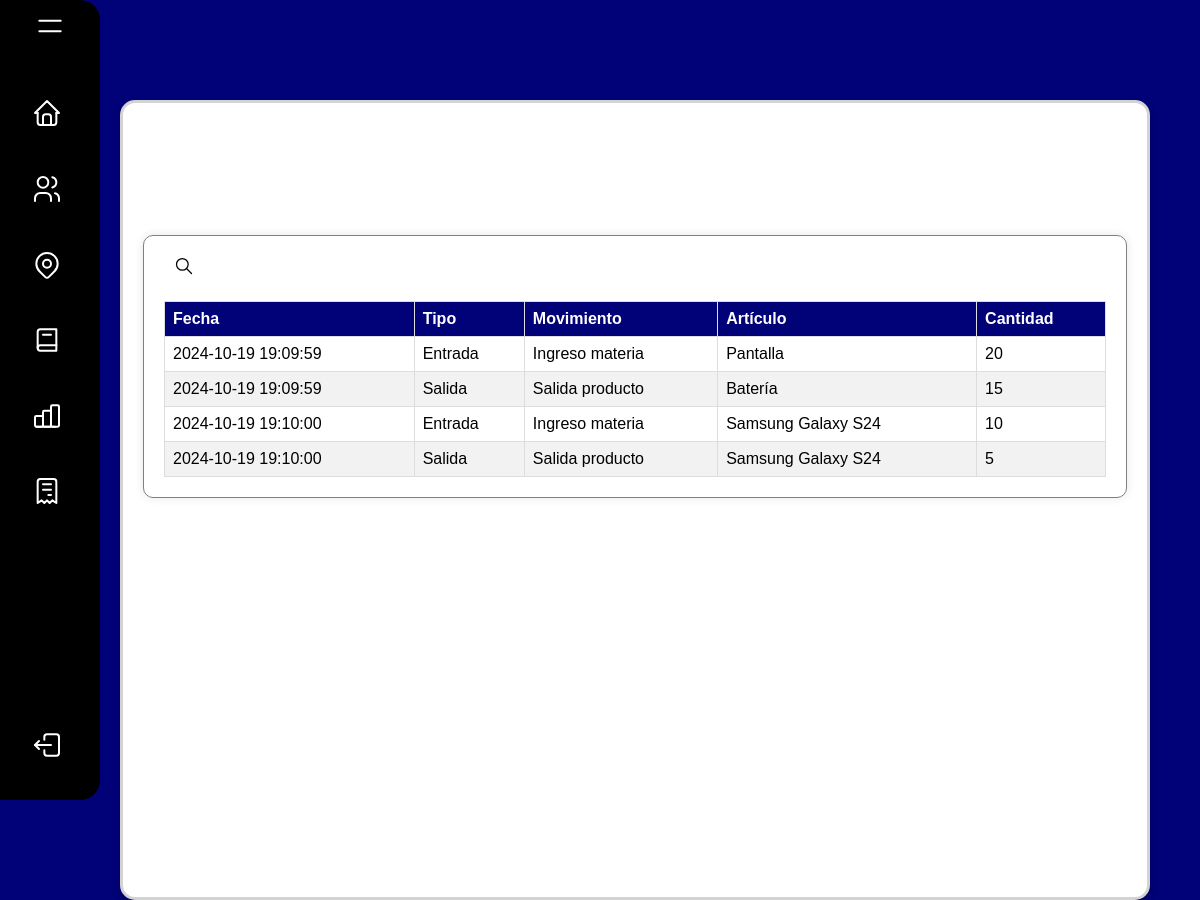
/html/activity.php, run on the app's committed database.
### tables this page shows
CREATE TABLE `MOVIMIENTO` (
  `codigo` varchar(5) NOT NULL,
  `descripcion` varchar(16) NOT NULL,
  `cantidad` int NOT NULL,
  `tipo_movimiento` varchar(3) DEFAULT NULL,
  `verificacion` int DEFAULT NULL
);

CREATE TABLE `MOVIMIENTO_MATERIA` (
  `num` int NOT NULL,
  `fecha` datetime NOT NULL,
  `cantidad` int NOT NULL,
  `movimiento` varchar(5) NOT NULL,
  `materia_prima` varchar(8) NOT NULL
);

CREATE TABLE `TIPO_MOVIMIENTO` (
  `codigo` varchar(3) NOT NULL,
  `descripcion` varchar(16) NOT NULL
);

CREATE TABLE `MATERIA_PRIMA` (
  `codigo` varchar(8) NOT NULL,
  `nombre` varchar(32) NOT NULL,
  `descripcion` varchar(256) NOT NULL,
  `costo` decimal(10,2) NOT NULL,
  `ancho` decimal(10,2) NOT NULL,
  `largo` decimal(10,2) NOT NULL,
  `alto` decimal(10,2) NOT NULL,
  `peso` decimal(10,2) NOT NULL,
  `volumen` decimal(10,2) NOT NULL,
  `stock` int NOT NULL
);

CREATE TABLE `MOVIMIENTO_PROD` (
  `num` int NOT NULL,
  `fecha` datetime NOT NULL,
  `cantidad` int NOT NULL,
  `movimiento` varchar(5) NOT NULL,
  `prod_terminado` varchar(8) NOT NULL
);

CREATE TABLE `PROD_TERMINADO` (
  `codigo` varchar(8) NOT NULL,
  `nombre` varchar(32) NOT NULL,
  `descripcion` varchar(256) NOT NULL,
  `costoNeto` decimal(10,2) NOT NULL,
  `ancho` decimal(10,2) NOT NULL,
  `largo` decimal(10,2) NOT NULL,
  `alto` decimal(10,2) NOT NULL,
  `peso` decimal(10,2) NOT NULL,
  `volumen` decimal(10,2) NOT NULL,
  `stock` int NOT NULL
);

### php/selectActivity.php (called while the page is built, shortened)
<?php
    $db = connectdb();
    $queryM = "SELECT fecha, tm.descripcion AS tipo, m.descripcion AS movimiento, mp.nombre AS articulo, mm.cantidad AS cantidad FROM MOVIMIENTO AS m INNER JOIN MOVIMIENTO_MATERIA AS mm  ON mm.movimiento = m.codigo INNER JOIN TIPO_MOVIMIENTO AS tm ON m.tipo_movimiento = tm.codigo INNER JOIN MATERIA_PRIMA AS mp ON mm.materia_prima = mp.codigo";
    $responseM = mysqli_query($db, $queryM);
    $queryP = "SELECT fecha, tm.descripcion AS tipo, m.descripcion AS movimiento, pt.nombre AS articulo, mp.cantidad AS cantidad FROM MOVIMIENTO AS m INNER JOIN MOVIMIENTO_PROD AS mp ON mp.movimiento = m.codigo INNER JOIN TIPO_MOVIMIENTO AS tm ON m.tipo_movimiento = tm.codigo INNER JOIN PROD_TERMINADO AS pt ON mp.prod_terminado = pt.codigo";
    $responseP = mysqli_query($db, $queryP);
?>

### html/activity.php (the view, shortened to what this page needs)
<!DOCTYPE html>
<html lang="en">
<head>
    <link rel="stylesheet" href="../css/sidebar.css">
    <link rel="stylesheet" href="../css/loading.css">
    <link rel="stylesheet" href="../css/activity.css">
    <link rel="stylesheet" href="../css/colors.css">
</head>
<body>
    <nav class="sidebar">
        <div class="logo">
            <i id="btn" class="fa-solid fa-bars">
            </i>
        </div>
        <ul class="nav-links">
            <li>
                <a href="adminMain.html">
                    <i class="fa-solid fa-house"></i>
                </a>
            </li>
            <li>
                <a href="users.html" id="linkUsers">
                    <i></i>
                </a>
            </li>
            <li>
                <a href="areas.html" id="linkUsers">
                    <i>
                      </i>
                </a>
            </li>
            <li>
                <a href="applications.html">
                    <i></i>
                </a>
            </li>
            <li>
                <a href="analysis.html">
                    <i></i>
                </a>
            </li>
            <li>
                <a href="receipts.html">
                    <i></i>
                </a>
            </li>
            <li class="logout">
                <a href="login.html">
                    <i></i>
                </a>
            </li>
        </ul>
    </nav>
    <div class="content">
        <div class="wrapper">
            <h1 class="tittle">Activity Tracking</h1>
                <div class="activity">
                    <form action="">
                            <div class="search-container">
                                    <span id="search-icon" class="icon-search"></span>
                            </div>
                            <table>
                                <thead>
                                    <tr>
                                        <th>Fecha</th>
                                        <th>Tipo</th>
                                        <th>Movimiento</th>
                                        <th>Artículo</th>
                                        <th>Cantidad</th>
                                    </tr>
                                </thead>
                                <tbody id="activityTableBody">
                                    <?php
                                        include "../php/selectActivity.php";
                                        while($row = mysqli_fetch_assoc($responseM)) {?>
                                        <tr>
                                            <td><?php echo $row["fecha"] ?></td>
                                            <td><?php echo $row["tipo"] ?></td>
                                            <td><?php echo $row["movimiento"] ?></td>
                                            <td><?php echo $row["articulo"] ?></td>
                                            <td><?php echo $row["cantidad"] ?></td>
                                        </tr>
                                    <?php } ?>
                                    <?php
                                        while($row = mysqli_fetch_assoc($responseP)) {?>
                                        <tr>
                                            <td><?php echo $row["fecha"] ?></td>
                                            <td><?php echo $row["tipo"] ?></td>
                                            <td><?php echo $row["movimiento"] ?></td>
                                            <td><?php echo $row["articulo"] ?></td>
                                            <td><?php echo $row["cantidad"] ?></td>
                                        </tr>
                                    <?php } ?>
                                </tbody>
                            </table>
                    </form>
                </div>
            </div>
    </div>
</body>
</html>

### css/sidebar.css (style rules this page uses)
:root { --blk: #000000; --whi: #ffffff; --gold: #ffc107; --do: #ff9800; --dg: #333333; }
* { padding: 0; margin: 0; box-sizing: border-box; font-family: Arial, Helvetica, sans-serif; }
.sidebar { background-color: var(--blk); position: absolute; top: 0; left: 0; width: 100px; height: 100vh; transition: all .3s ease; padding: 0.6rem 0.8rem; display: flex; flex-direction: column; align-items: center; border-top-right-radius: 20px; border-bottom-right-radius: 20px; z-index: 2; }
#btn { color: #fff; font-size: 24px; transition: all .5s ease; cursor: pointer; }
.nav-links { position: relative; margin-top: 2em; width: 100%; display: flex; flex-direction: column; align-items: center; flex-grow: 1; }
.nav-links li.logout { margin-top: auto; margin-bottom: 1em; }
.nav-links li { position: relative; height: 50px; list-style-type: none; margin: 0.8em auto; width: 90%; }
.nav-links li a { border-radius: 15px; height: 100%; width: 100%; color: white; display: flex; align-items: center; text-decoration: none; padding: 10px; }
.nav-links li a i { min-width: 40px; text-align: center; height: 40px; border-radius: 12px; line-height: 40px; margin-right: 10px; }
.content { transition: margin-left 0.3s ease; margin-left: 120px; margin-right: 10px; width: calc(100% - 170px); height: 800px; background-color: #ffffff; border: 3px solid #d3d3d3; border-radius: 15px; box-shadow: 0 4px 8px rgba(0, 0, 0, 0.2); padding: 20px; margin-top: 100px; position: relative; z-index: 2; }

### css/activity.css (style rules this page uses)
body { background-color: rgb(2, 2, 120); }
.wrapper { margin-top: 50px; text-align: center; align-items: center; justify-content: center; }
.tittle { color: white; font-size: 36px; margin-bottom: 20px; }
.activity { border: 1px solid gray; width: 80%; max-width: 1200px; height: auto; margin: 0 auto; padding: 20px; background-color: rgba(255, 255, 255, 0.8); border-radius: 10px; box-shadow: 0 0 10px rgba(0, 0, 0, 0.1); }
.search-container { display: flex; align-items: center; position: relative; }
.icon-search { cursor: pointer; font-size: 20px; margin-left: 10px; color: #000; }
.activity { margin-top: 20px; width: 100%; overflow-x: auto; }
table { width: 100%; border-collapse: collapse; margin-top: 20px; }
th, td { border: 1px solid #ddd; padding: 8px; text-align: left; }
th { background-color: rgb(2, 2, 120); color: white; }
tr:nth-child(even) { background-color: #f2f2f2; }

### css/colors.css (style rules this page uses)
:root { --blk: #000000; --whi: #ffffff; --gold: #ffc107; --do: #ff9800; --dg: #333333; --wg: rgb(238, 236, 236); }

### data on the page
movimiento: movimiento_materia.fecha "2024-10-19 19:09:59", tipo_movimiento.descripcion "Entrada", descripcion "Ingreso materia", materia_prima.nombre "Pantalla", movimiento_materia.cantidad "20", movimiento_prod.fecha "2024-10-19 19:10:00", prod_terminado.nombre "Samsung Galaxy S24", movimiento_prod.cantidad "10"
movimiento: movimiento_materia.fecha "2024-10-19 19:09:59", tipo_movimiento.descripcion "Salida", descripcion "Salida producto", materia_prima.nombre "Batería", movimiento_materia.cantidad "15", movimiento_prod.fecha "2024-10-19 19:10:00", prod_terminado.nombre "Samsung Galaxy S24", movimiento_prod.cantidad "5"
